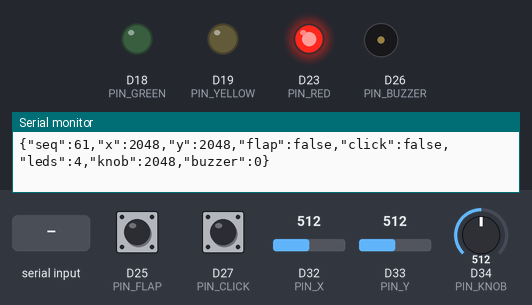
This sketch was run on a simulated Arduino Due. Parts: output pins drawn as LEDs (lit = HIGH), buzzer (waves = sounding, pin HIGH), the last lines printed to the serial monitor. The inputs (shaded band) are chosen by the test bench; at power-on: D25 (PIN_FLAP) HIGH, D27 (PIN_CLICK) HIGH, D32 (PIN_X) = 512, D33 (PIN_Y) = 512, D34 (PIN_KNOB) = 512 (analog values on the 0–1023 scale).

Above: at 1.25 s.
1.3 s: "T\n" received over Serial
At 1.7 s:
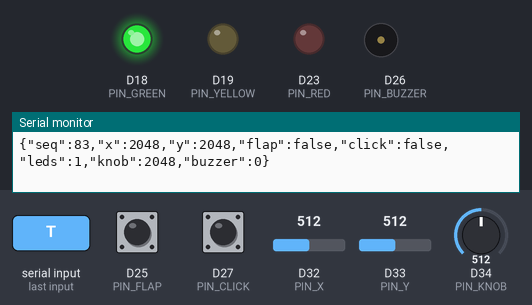
At 4.0 s:
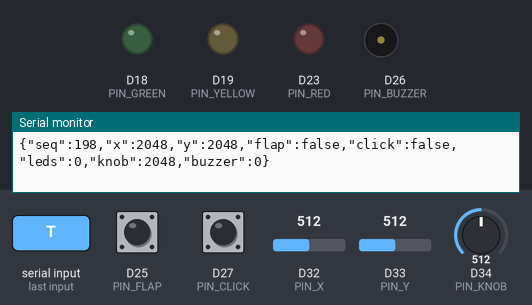
4.3 s: D25 (PIN_FLAP) pulled LOW for 0.15 s
5.9 s: D27 (PIN_CLICK) pulled LOW for 0.15 s
7.5 s: D25 (PIN_FLAP) driven LOW and D27 (PIN_CLICK) driven LOW
Timing chart, 0 to 10.0 s (numbered marks = the images above; inputs shaded):
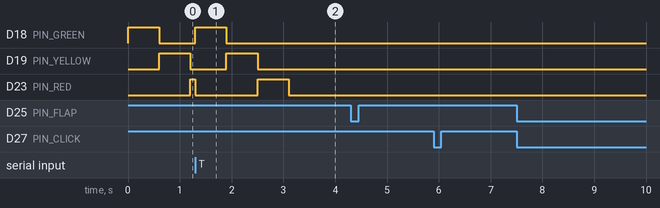

The sketch:

haunted_controller.ino
```cpp
// Haunted Breadboard controller: newline-delimited JSON over USB serial.
// Board labels: VRx=D32, VRy=D33, joystick SW=D27, flap=D25.
// Joystick supply must be 3V3; all controls share GND.
#include <Arduino.h>

constexpr uint8_t PIN_BUZZER = 26;
uint16_t buzzerHz = 0;
uint32_t buzzerUntil = 0;
void playBuzzer(uint8_t sound, uint32_t now) {
  const uint16_t frequencies[] = {0,1200,600,1800,300};
  const uint16_t durations[] = {0,180,200,100,250};
  if(sound>4)return;
  if(sound==0){noTone(PIN_BUZZER);digitalWrite(PIN_BUZZER,LOW);buzzerHz=0;return;}
  buzzerHz=frequencies[sound];buzzerUntil=now+durations[sound];
  tone(PIN_BUZZER,buzzerHz,durations[sound]);
}
constexpr uint8_t PIN_GREEN = 18, PIN_YELLOW = 19, PIN_RED = 23;
uint8_t ledMask = 0, requestedMask = 0;
uint32_t lastLedCommand = 0, testStarted = 0;
bool testingLeds = true;
char command[12];
uint8_t commandLength = 0;

void setLeds(uint8_t mask) {
  ledMask = mask;
  digitalWrite(PIN_GREEN, mask & 1 ? HIGH : LOW);
  digitalWrite(PIN_YELLOW, mask & 2 ? HIGH : LOW);
  digitalWrite(PIN_RED, mask & 4 ? HIGH : LOW);
}
void updateLeds(uint32_t now) {
  while (Serial.available()) {
    char ch = Serial.read();
    if (ch == '\n') {
      command[commandLength] = 0;
      if (commandLength == 1 && command[0] == 'T') { testingLeds = true; testStarted = now; }
      if (commandLength == 2 && command[0] == 'L' && command[1] >= '0' && command[1] <= '7') {
        requestedMask = command[1] - '0'; lastLedCommand = now;
      }
      if (commandLength == 2 && command[0] == 'B' && command[1] >= '0' && command[1] <= '4') playBuzzer(command[1]-'0',now);
      commandLength = 0;
    } else if (commandLength < sizeof(command)-1) command[commandLength++] = ch;
    else commandLength = 0;
  }
  if (testingLeds) {
    uint32_t elapsed = now - testStarted;
    if (elapsed < 600) setLeds(1);
    else if (elapsed < 1200) setLeds(2);
    else if (elapsed < 1800) setLeds(4);
    else { testingLeds = false; setLeds(0); }
  } else setLeds(now-lastLedCommand < 1500 ? requestedMask : 0);
}

constexpr uint8_t PIN_KNOB = 34;
float knobFiltered = -1;
constexpr uint8_t PIN_X = 32;
constexpr uint8_t PIN_Y = 33;
constexpr uint8_t PIN_CLICK = 27;
constexpr uint8_t PIN_FLAP = 25;
constexpr uint32_t DEBOUNCE_MS = 15;
constexpr uint32_t REPORT_MS = 20;

struct Button {
  uint8_t pin;
  bool candidate = false;
  bool pressed = false;
  uint32_t changedAt = 0;

  void update(uint32_t now) {
    const bool reading = digitalRead(pin) == LOW;
    if (reading != candidate) {
      candidate = reading;
      changedAt = now;
    }
    if (now - changedAt >= DEBOUNCE_MS) pressed = candidate;
  }
};

Button flap{PIN_FLAP};
Button click{PIN_CLICK};
uint32_t lastReport = 0;
uint32_t sequence = 0;

void setup() {
  pinMode(PIN_BUZZER,OUTPUT);digitalWrite(PIN_BUZZER,LOW);
  pinMode(PIN_GREEN, OUTPUT); pinMode(PIN_YELLOW, OUTPUT); pinMode(PIN_RED, OUTPUT);
  setLeds(0); testStarted = millis();
  pinMode(PIN_FLAP, INPUT_PULLUP);
  pinMode(PIN_CLICK, INPUT_PULLUP);
  analogReadResolution(12);
  Serial.begin(115200);
}

void loop() {
  const uint32_t now = millis();
  updateLeds(now);
  if(buzzerHz && static_cast<int32_t>(now-buzzerUntil)>=0){buzzerHz=0;noTone(PIN_BUZZER);digitalWrite(PIN_BUZZER,LOW);}
  flap.update(now);
  click.update(now);
  if (now - lastReport >= REPORT_MS) {
    lastReport = now;
    int knobSum = 0;
    for (int i=0;i<8;i++) knobSum += analogRead(PIN_KNOB);
    float knob = knobSum / 8.0f;
    knobFiltered = knobFiltered < 0 ? knob : knobFiltered + .25f * (knob-knobFiltered);
    Serial.printf("{\"seq\":%lu,\"x\":%d,\"y\":%d,\"flap\":%s,\"click\":%s,\"leds\":%u,\"knob\":%d,\"buzzer\":%u}\n",
      static_cast<unsigned long>(sequence++), analogRead(PIN_X), analogRead(PIN_Y),
      flap.pressed ? "true" : "false", click.pressed ? "true" : "false", ledMask, static_cast<int>(knobFiltered), buzzerHz);
  }
  delay(1);
}
```

Measured:
- after the input at 1.3 s, D18 (PIN_GREEN): LOW → HIGH at once, → LOW 0.60 s later; D19 (PIN_YELLOW): LOW → HIGH after 0.60 s, → LOW 0.60 s later; D23 (PIN_RED): HIGH → LOW after 0.00 s instead of 0.50 s
